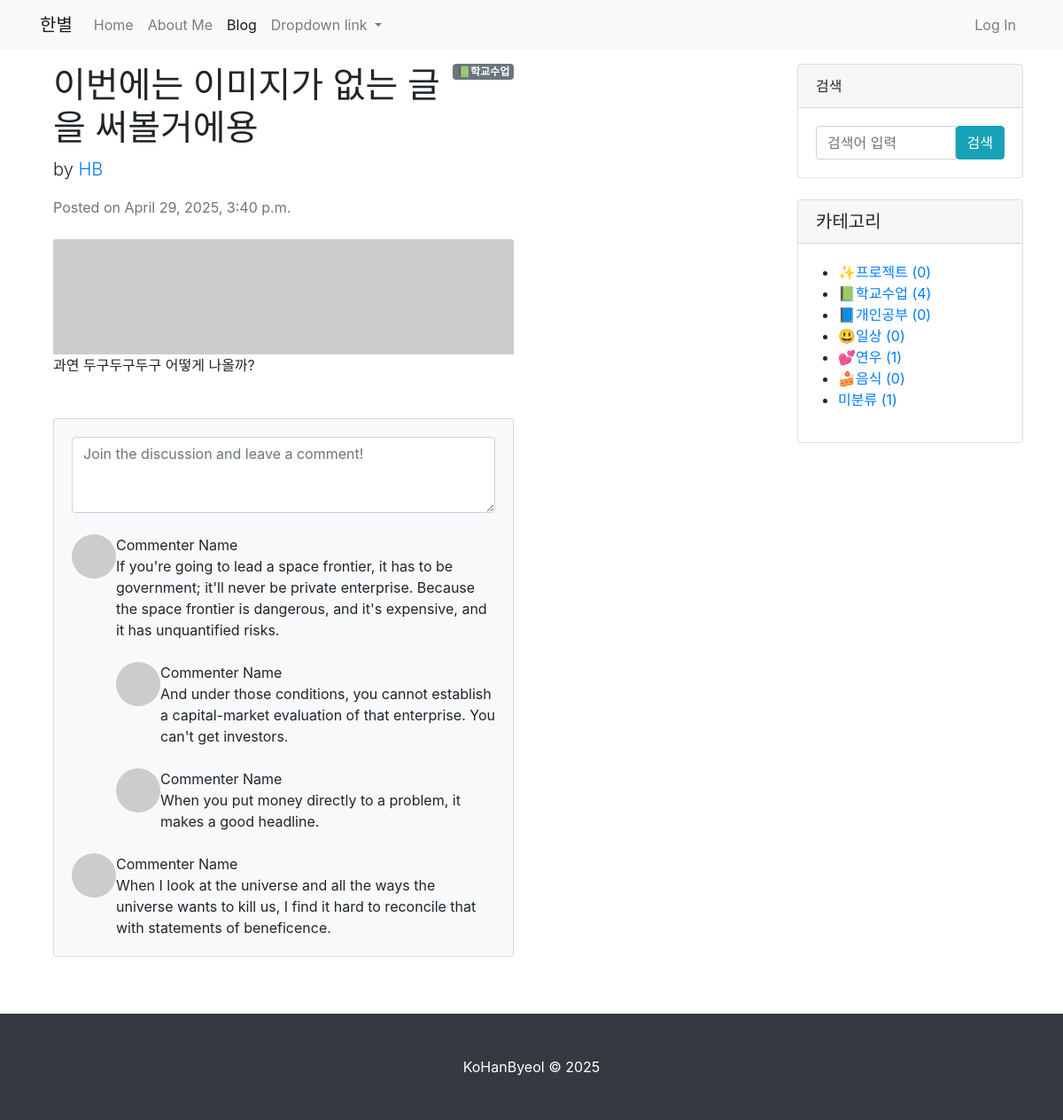
Page /blog/3/ on the committed database.
### blog/models.py (models this page shows, shortened)
class Post(models.Model):
    title = models.CharField(max_length=30)
    hook_text = models.CharField(max_length=100, blank=True)
    content = models.TextField()
    head_image = models.ImageField(upload_to='blog/images/%Y/%m/%d/', blank=True)
    file_upload = models.FileField(upload_to='blog/files/%Y/%m/%d', blank=True)
    created_at = models.DateTimeField(auto_now_add=True)
    updated_at = models.DateTimeField(auto_now=True)
    author = models.ForeignKey(User, null=True, on_delete=models.SET_NULL)
    category= models.ForeignKey(Category, null=True, blank=True, on_delete=models.SET_NULL)

class Category(models.Model):
    name = models.CharField(max_length=50, unique=True)
    slug = models.SlugField(max_length=200, unique=True, allow_unicode=True)
    def __str__(self):
        return self.name
    def get_absolute_url(self) :
        return f'/blog/category/{self.slug}'
    class Meta:
        verbose_name_plural = 'Categories'

### blog/views.py (the view)
# urls.py: path('<int:pk>/', views.PostDetail.as_view()),
class PostDetail(DetailView) :
    model = Post
    template_name = 'blog/post_detail.html'
    def get_context_data(self, **kwargs):
        context = super(PostDetail, self).get_context_data()
        context['categories'] = Category.objects.all()
        context['no_category_post_count'] = Post.objects.filter(category=None).count()
        return context

### blog/templates/blog/post_detail.html (shortened to what this page needs)
{% extends 'blog/base.html' %}
{% block main_area %}
    <div class="col-lg-8" >
        <div id="post-area">
            {% if post.category %}
                <span class="badge badge-secondary float-right">{{post.category}}</span>
            {% else %}
                <span class="badge badge-secondary float-right">미분류</span>
            {% endif %}
            <article>
                <header class="mb-4">
                    <h1 class="fw-bolder mb-1">{{ post.title }}</h1>
                    <p class = "lead">
                        by
                        <a href="#">{{post.author | upper}}</a>
                    </p>
                    <div class="text-muted fst-italic mb-2">Posted on {{ post.created_at }}</div>
                </header>
                {% if post.head_image %}
                <a href="#!"><img class="card-img-top" src="{{ post.head_image.url }}" alt="{{ post }} head image" /></a>
                {% else %}
                <a href="#!"><img class="card-img-top" src="https://picsum.photos/seed/{{ post.id }}/800/200" alt="random_image" /></a>
                {% endif %}
                <section class="mb-5">
                    <p class="fs-5 mb-4">{{ post.content }}</p>
                    </section>
            </article>
        </div>
        <div id="comment-area">
            <section class="mb-5">
                <div class="card bg-light">
                    <div class="card-body">
                        <form class="mb-4"><textarea class="form-control" rows="3" placeholder="Join the discussion and leave a comment!"></textarea></form>
                        <div class="d-flex mb-4">
                            <div class="flex-shrink-0"><img class="rounded-circle" src="https://dummyimage.com/50x50/ced4da/6c757d.jpg" alt="..." /></div>
                            <div class="ms-3">
                                <div class="fw-bold">Commenter Name</div>
                                If you're going to lead a space frontier, it has to be government; it'll never be private enterprise. Because the space frontier is dangerous, and it's expensive, and it has unquantified risks.
                                <div class="d-flex mt-4">
                                    <div class="flex-shrink-0"><img class="rounded-circle" src="https://dummyimage.com/50x50/ced4da/6c757d.jpg" alt="..." /></div>
                                    <div class="ms-3">
                                        <div class="fw-bold">Commenter Name</div>
                                        And under those conditions, you cannot establish a capital-market evaluation of that enterprise. You can't get investors.
                                    </div>
                                </div>
                                <div class="d-flex mt-4">
                                    <div class="flex-shrink-0"><img class="rounded-circle" src="https://dummyimage.com/50x50/ced4da/6c757d.jpg" alt="..." /></div>
                                    <div class="ms-3">
                                        <div class="fw-bold">Commenter Name</div>
                                        When you put money directly to a problem, it makes a good headline.
                                    </div>
                                </div>
                            </div>
                        </div>
                        <div class="d-flex">
                            <div class="flex-shrink-0"><img class="rounded-circle" src="https://dummyimage.com/50x50/ced4da/6c757d.jpg" alt="..." /></div>
                            <div class="ms-3">
                                <div class="fw-bold">Commenter Name</div>
                                When I look at the universe and all the ways the universe wants to kill us, I find it hard to reconcile that with statements of beneficence.
                            </div>
                        </div>
                    </div>
                </div>
            </section>
        </div>
    </div>
{% endblock %}

### blog/templates/blog/base.html (shortened to what this page needs)
<!DOCTYPE html>
{% load static %}
<html lang="ko">
<head>
    <link rel="stylesheet" href="{% static 'blog/bootstrap/bootstrap.min.css' %}" media="screen">
</head>
<body>
    {% include 'blog/navbar.html' %}
    <div class="container my-3">
        <div class="row">
            <div class="col-md-8 col-lg-9" id="main-area">
                {% block main_area %}
                {% endblock %}
            </div>
            <div class="col-md-4 col-lg-3">
                 <div class="card mb-4">
                    <div class="card-header">검색</div>
                    <div class="card-body">
                        <div class="input-group">
                            <input class="form-control" type="text" placeholder="검색어 입력" aria-label="Enter search term..." aria-describedby="button-search" />
                            <button class="btn btn-info" id="button-search" type="button">검색</button>
                        </div>
                    </div>
                </div>
                <div class="card mb-4" id="categories-card">
                    <h5 class="card-header">카테고리</h5>
                    <div class="card-body">
                        <div class="row">
                                <ul>
                                    {% for category in categories %}
                                    <li>
                                        <a href="{{ category.get_absolute_url }}">
                                           {{ category }} ({{ category.post_set.count }})
                                        </a>
                                    </li>
                                    {% endfor %}
                                    <li>
                                        <a href="/blog/category/no_category/">
                                             미분류 ({{no_category_post_count}})
                                        </a>
                                    </li>
                                </ul>
                            </div>
                        </div>
                    </div>
                </div>
            </div>
        </div>
    {% include 'blog/footer.html' %}
</body>
</html>

### rows in the picture
Post: category "📗학교수업", title "이번에는 이미지가 없는 글을 써볼거에용", author "HB", created_at "April 29, 2025, 3:40 p.m.", content "과연 두구두구두구 어떻게 나올까?"
Category: name "✨프로젝트", post_set.count "0"
Category: name "📗학교수업", post_set.count "4"
Category: name "📘개인공부", post_set.count "0"
Category: name "😃일상", post_set.count "0"
Category: name "💕연우", post_set.count "1"
Category: name "🍰음식", post_set.count "0"

### other values in the picture
{{ no_category_post_count }} "1"
